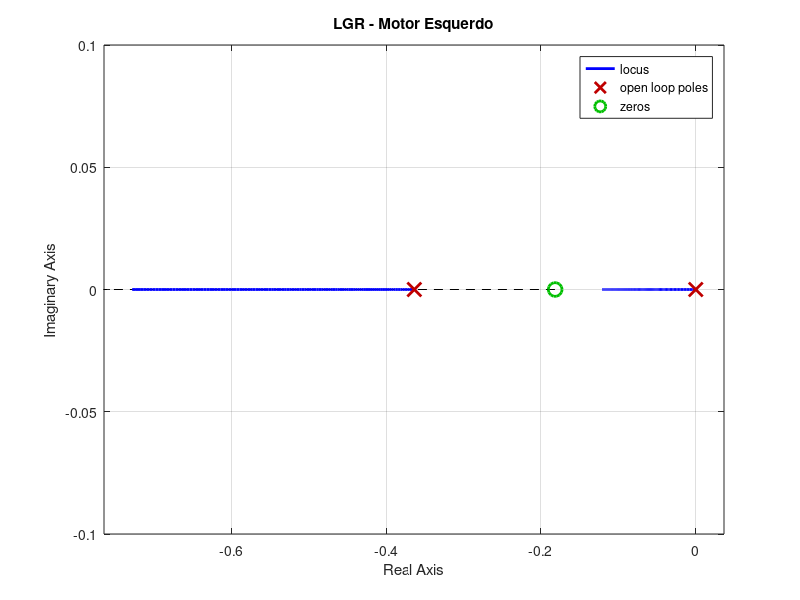
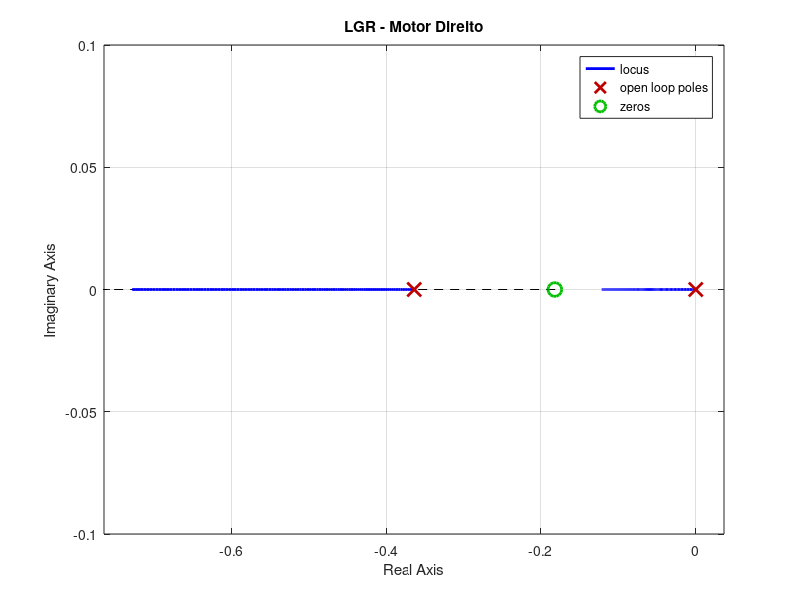

These charts were generated, in order, by the following MATLAB code:
% Limpar workspace e fechar figuras
clear;
clc;
close all;

% Definir a planta (insira sua função de transferência da planta)
planta = tf(4.5517, [2.75 1]);
controlador1 = tf([0.8302, 0.1508], [1 0]);
controlador2 = tf([0.8394, 0.1528], [1 0]);

% Função de transferência em malha aberta para cada controlador
malha_aberta1 = controlador1 * planta;
malha_aberta2 = controlador2 * planta;

% Plotar o Root Locus para cada sistema controlado
figure;
rlocus(malha_aberta1);
title('LGR - Motor Esquerdo');
grid on;

figure;
rlocus(malha_aberta2);
title('LGR - Motor Direito');
grid on;

% Função de transferência em malha fechada com ganho 1
malha_fechada1 = feedback(malha_aberta1, 1);
malha_fechada2 = feedback(malha_aberta2, 1);

% Obter os polos (raízes) da função de transferência em malha fechada
polos_malha_fechada1 = pole(malha_fechada1);
polos_malha_fechada2 = pole(malha_fechada2);

% Exibir os polos
disp('Polos da malha fechada motor Direito:');
disp(polos_malha_fechada1);

disp('Polos da malha fechada motor Esquerdo:');
disp(polos_malha_fechada2);